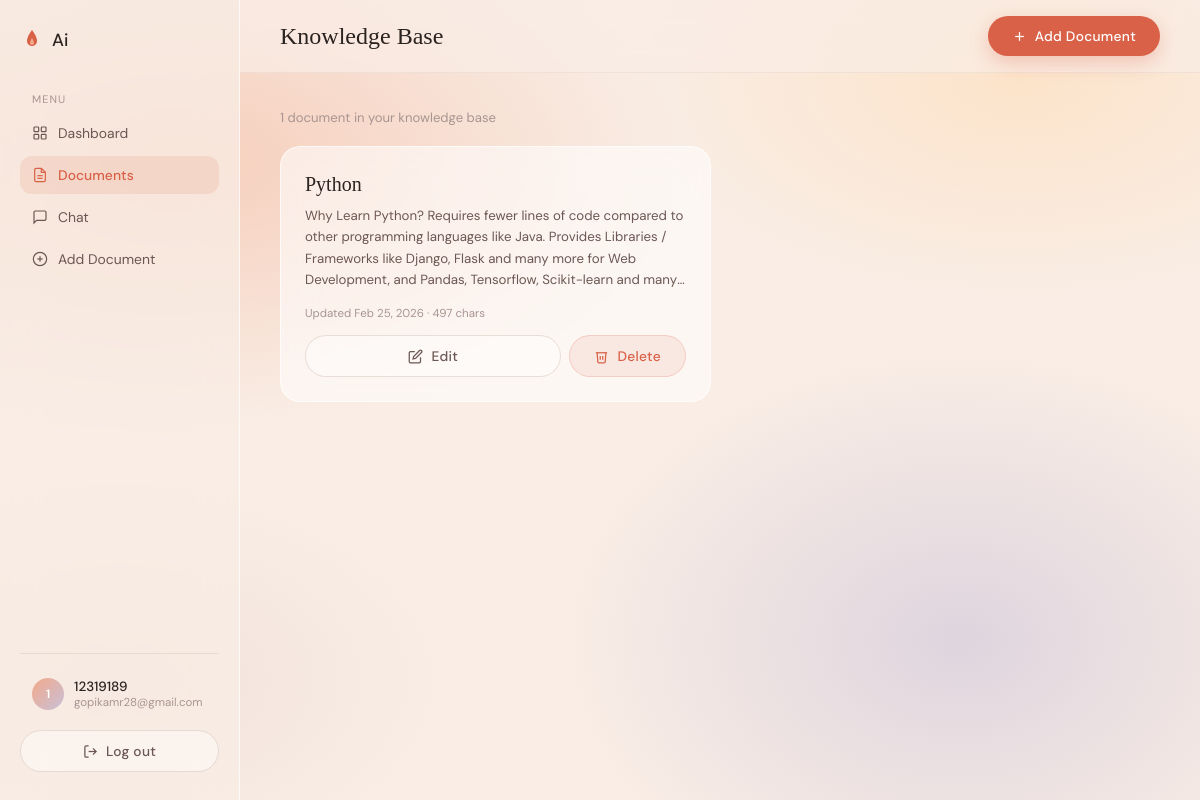
The page /documents (signed in) on the database its author committed.
### app.py (models this page shows, shortened)
class User(UserMixin, db.Model):
    id         = db.Column(db.Integer, primary_key=True)
    username   = db.Column(db.String(80),  unique=True, nullable=False)
    email      = db.Column(db.String(120), unique=True, nullable=False)
    password   = db.Column(db.String(256), nullable=False)
    created_at = db.Column(db.DateTime, default=datetime.utcnow)
    documents  = db.relationship('Document',    backref='owner', lazy=True, cascade='all, delete-orphan')
    chats      = db.relationship('ChatMessage', backref='user',  lazy=True, cascade='all, delete-orphan')

class Document(db.Model):
    id         = db.Column(db.Integer, primary_key=True)
    title      = db.Column(db.String(200), nullable=False)
    content    = db.Column(db.Text,        nullable=False)
    created_at = db.Column(db.DateTime, default=datetime.utcnow)
    updated_at = db.Column(db.DateTime, default=datetime.utcnow, onupdate=datetime.utcnow)
    user_id    = db.Column(db.Integer, db.ForeignKey('user.id'), nullable=False)

### app.py (the view)
@app.route('/documents')
@login_required
def documents():
    docs = Document.query.filter_by(user_id=current_user.id)\
                   .order_by(Document.updated_at.desc()).all()
    return render_template('documents.html', docs=docs)

### app.py (called while the page is built)
@login_manager.user_loader
def load_user(user_id):
    return User.query.get(int(user_id))

### templates/documents.html (shortened to what this page needs)
{% extends "base.html" %}
{% block page_title %}Knowledge Base{% endblock %}
{% block topbar_actions %}
  <a href="{{ url_for('add_document') }}" class="btn btn-primary">
    <svg viewBox="0 0 24 24"><line x1="12" y1="5" x2="12" y2="19"/><line x1="5" y1="12" x2="19" y2="12"/></svg>
    Add Document
  </a>
{% endblock %}
{% block content %}
{% if docs %}
  <p class="doc-count">{{ docs|length }} document{% if docs|length != 1 %}s{% endif %} in your knowledge base</p>
  <div class="docs-grid">
    {% for doc in docs %}
    <div class="doc-card">
      <div class="doc-title">{{ doc.title }}</div>
      <div class="doc-preview">{{ doc.content }}</div>
      <div class="doc-meta">
        Updated {{ doc.updated_at.strftime('%b %d, %Y') }} ·
        {{ doc.content|length }} chars
      </div>
      <div class="doc-actions">
        <a href="{{ url_for('edit_document', doc_id=doc.id) }}" class="btn btn-ghost" style="flex:1; justify-content:center;">
          <svg viewBox="0 0 24 24"><path d="M11 4H4a2 2 0 0 0-2 2v14a2 2 0 0 0 2 2h14a2 2 0 0 0 2-2v-7"/><path d="M18.5 2.5a2.121 2.121 0 0 1 3 3L12 15l-4 1 1-4 9.5-9.5z"/></svg>
          Edit
        </a>
        <form method="POST" action="{{ url_for('delete_document', doc_id=doc.id) }}"
              onsubmit="return confirm('Delete this document?')">
          <button type="submit" class="btn btn-danger">
            <svg viewBox="0 0 24 24"><polyline points="3 6 5 6 21 6"/><path d="M19 6l-1 14a2 2 0 0 1-2 2H8a2 2 0 0 1-2-2L5 6"/><path d="M10 11v6M14 11v6"/></svg>
            Delete
          </button>
        </form>
      </div>
    </div>
    {% endfor %}
  </div>
{% endif %}
{% endblock %}

### templates/base.html (shortened to what this page needs)
<!DOCTYPE html>
<html lang="en">
<head>
</head>
<body>
<div class="mesh-bg"></div>
{% if current_user.is_authenticated %}
<aside class="sidebar">
  <a href="{{ url_for('dashboard') }}" class="sidebar-logo">
    <svg viewBox="0 0 24 24" fill="none">
      <path d="M12 2C12 2 7 8 7 13C7 15.76 9.24 18 12 18C14.76 18 17 15.76 17 13C17 8 12 2 12 2Z" fill="#D96147"/>
      <path d="M12 10C12 10 10 13 10 15C10 16.1 10.9 17 12 17C13.1 17 14 16.1 14 15C14 13 12 10 12 10Z" fill="#F2A98A"/>
    </svg>
    Ai
  </a>
  <p class="nav-section-label">Menu</p>
  <ul class="sidebar-nav">
    <li>
      <a href="{{ url_for('dashboard') }}" class="{% if request.endpoint == 'dashboard' %}active{% endif %}">
        <svg viewBox="0 0 24 24"><rect x="3" y="3" width="7" height="7" rx="1"/><rect x="14" y="3" width="7" height="7" rx="1"/><rect x="3" y="14" width="7" height="7" rx="1"/><rect x="14" y="14" width="7" height="7" rx="1"/></svg>
        Dashboard
      </a>
    </li>
    <li>
      <a href="{{ url_for('documents') }}" class="{% if 'document' in request.endpoint %}active{% endif %}">
        <svg viewBox="0 0 24 24"><path d="M14 2H6a2 2 0 0 0-2 2v16a2 2 0 0 0 2 2h12a2 2 0 0 0 2-2V8z"/><polyline points="14 2 14 8 20 8"/><line x1="16" y1="13" x2="8" y2="13"/><line x1="16" y1="17" x2="8" y2="17"/></svg>
        Documents
      </a>
    </li>
    <li>
      <a href="{{ url_for('chat') }}" class="{% if request.endpoint == 'chat' %}active{% endif %}">
        <svg viewBox="0 0 24 24"><path d="M21 15a2 2 0 0 1-2 2H7l-4 4V5a2 2 0 0 1 2-2h14a2 2 0 0 1 2 2z"/></svg>
        Chat
      </a>
    </li>
    <li>
      <a href="{{ url_for('add_document') }}">
        <svg viewBox="0 0 24 24"><circle cx="12" cy="12" r="10"/><line x1="12" y1="8" x2="12" y2="16"/><line x1="8" y1="12" x2="16" y2="12"/></svg>
        Add Document
      </a>
    </li>
  </ul>
  <div class="sidebar-footer">
    <div class="sidebar-user">
      <div class="avatar">{{ current_user.username[0].upper() }}</div>
      <div>
        <div class="user-name">{{ current_user.username }}</div>
        <div class="user-email">{{ current_user.email[:22] }}{% if current_user.email|length > 22 %}…{% endif %}</div>
      </div>
    </div>
    <a href="{{ url_for('logout') }}" class="btn btn-ghost" style="width:100%; justify-content:center; margin-top:8px;">
      <svg viewBox="0 0 24 24"><path d="M9 21H5a2 2 0 0 1-2-2V5a2 2 0 0 1 2-2h4"/><polyline points="16 17 21 12 16 7"/><line x1="21" y1="12" x2="9" y2="12"/></svg>
      Log out
    </a>
  </div>
</aside>
<div class="main-wrap">
  <div class="topbar">
    <h1 class="page-title">{% block page_title %}{% endblock %}</h1>
    <div>{% block topbar_actions %}{% endblock %}</div>
  </div>
  <div class="content-area">
    {% block content %}{% endblock %}
  </div>
</div>
{% else %}
{% block auth_content %}{% endblock %}
{% endif %}
</body>
</html>

### templates/base.html (style rules this page uses)
*, *::before, *::after { box-sizing: border-box; margin: 0; padding: 0; }
:root { --peach: #F2A98A; --blush: #EEC5B0; --lavender: #C9C0D8; --cream: #FAF5F0; --coral: #D96147; --warm-dark: #2B2320; --text-mid: #6B5753; --text-soft: #A89591; --glass: rgba(255,255,255,.55); --glass-border: rgba(255,255,255,.65); }
html, body { height: 100%; }
body { font-family: 'DM Sans', sans-serif; background: #F9EDE5; color: var(--warm-dark); overflow-x: hidden; min-height: 100vh; }
.mesh-bg { position: fixed; inset: 0; z-index: 0; pointer-events: none; background: radial-gradient(ellipse 70% 55% at 15% 20%, rgba(242,169,138,.45) 0%, transparent 60%), radial-gradient(ellipse 60% 50% at 85% 10%, rgba(255,220,180,.55) 0%, transparent 55%), radial-gradient(ellipse 55% 60% at 80% 80%, rgba(201,192,216,.55) 0%, transparent 60%), radial-gradient(ellipse 50% 45% at 10% 85%, rgba(230,210,200,.40) 0%, transparent 55%); background-color: #F9EDE5; animation: meshShift 18s ease-in-out infinite alternate; }
.sidebar { position: fixed; top: 0; left: 0; bottom: 0; width: 240px; z-index: 50; background: rgba(249,237,229,.75); backdrop-filter: blur(20px); border-right: 1px solid var(--glass-border); display: flex; flex-direction: column; padding: 28px 20px; }
.sidebar-logo { display: flex; align-items: center; gap: 8px; font-weight: 500; font-size: 1.1rem; color: var(--warm-dark); text-decoration: none; margin-bottom: 40px; }
.sidebar-logo svg { width: 24px; height: 24px; }
.nav-section-label { font-size: .68rem; letter-spacing: .1em; text-transform: uppercase; color: var(--text-soft); margin-bottom: 8px; padding-left: 12px; }
.sidebar-nav { list-style: none; display: flex; flex-direction: column; gap: 4px; flex: 1; }
.sidebar-nav a { display: flex; align-items: center; gap: 10px; padding: 10px 12px; border-radius: 12px; font-size: .87rem; color: var(--text-mid); text-decoration: none; transition: all .2s; }
.sidebar-nav a.active { background: rgba(217,97,71,.12); color: var(--coral); font-weight: 500; }
.sidebar-nav svg { width: 16px; height: 16px; stroke: currentColor; stroke-width: 1.8; fill: none; flex-shrink: 0; }
.sidebar-footer { border-top: 1px solid rgba(200,180,170,.3); padding-top: 16px; margin-top: 16px; }
.sidebar-user { display: flex; align-items: center; gap: 10px; padding: 8px 12px; border-radius: 12px; margin-bottom: 4px; }
.avatar { width: 32px; height: 32px; border-radius: 50%; background: linear-gradient(135deg, var(--peach), var(--lavender)); display: flex; align-items: center; justify-content: center; font-size: .75rem; font-weight: 600; color: white; flex-shrink: 0; }
.user-name { font-size: .84rem; font-weight: 500; color: var(--warm-dark); }
.user-email { font-size: .72rem; color: var(--text-soft); }
.main-wrap { margin-left: 240px; min-height: 100vh; position: relative; z-index: 1; }
.topbar { position: sticky; top: 0; z-index: 40; background: rgba(249,237,229,.70); backdrop-filter: blur(12px); border-bottom: 1px solid rgba(200,180,170,.2); padding: 16px 40px; display: flex; align-items: center; justify-content: space-between; }
.page-title { font-family: 'Cormorant Garamond', serif; font-size: 1.5rem; font-weight: 300; color: var(--warm-dark); }
.content-area { padding: 36px 40px; }
.btn { display: inline-flex; align-items: center; gap: 8px; padding: 11px 24px; border-radius: 30px; border: none; font-family: 'DM Sans', sans-serif; font-size: .86rem; font-weight: 500; cursor: pointer; text-decoration: none; transition: transform .2s, box-shadow .2s; letter-spacing: .02em; }
.btn-primary { background: var(--coral); color: white; box-shadow: 0 6px 20px rgba(217,97,71,.3); }
.btn-ghost { background: rgba(255,255,255,.4); color: var(--text-mid); border: 1px solid rgba(200,180,170,.4); }
.btn-danger { background: rgba(217,97,71,.1); color: var(--coral); border: 1px solid rgba(217,97,71,.2); }
.btn svg { width: 15px; height: 15px; stroke: currentColor; fill: none; stroke-width: 2; }

### rows shown on the page
User: username "1", username "12319189", email "gopikamr28@gmail.com"
Document: title "Python", content "Why Learn Python? Requires fewer lines of code compared to other programming languages like Java. Provides Libraries / Frameworks like Django, Flask and many more for Web Development, and Pandas, Tensorflow, Scikit-learn and…", updated_at "Feb 25, 2026", content|length "497"

### other values the page prints
{{ docs|length }} "1"
